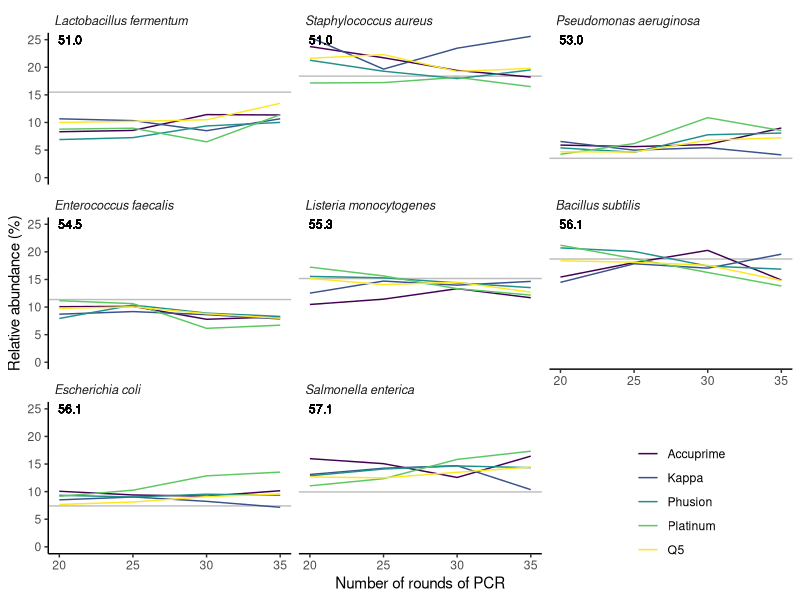
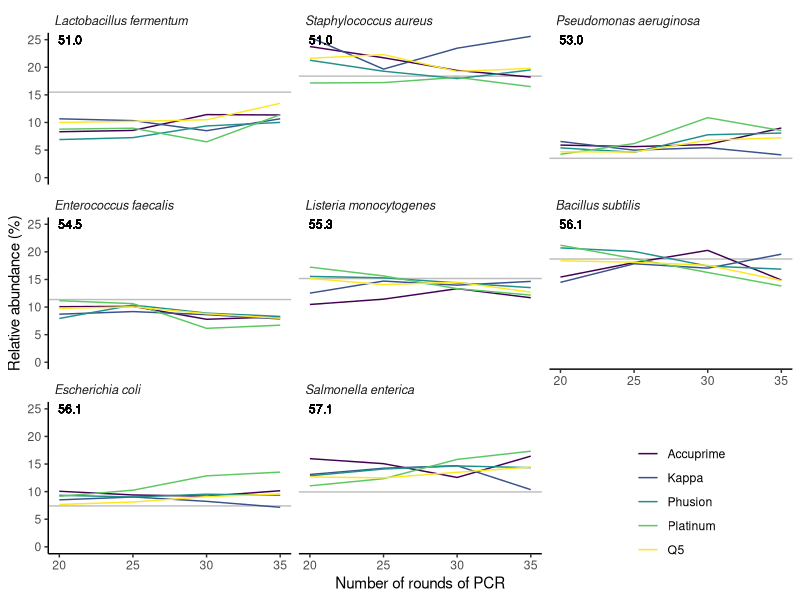

Write R code to recreate these figures, in order.
library(tidyverse)
library(viridis)

mock <- read_tsv("data/process/mock_bias_species.tsv")

species_order <- mock %>% arrange(percent_gc) %>% pull(species) %>% str_replace("_", " ") %>% unique

mock %>%
	mutate(species = factor(str_replace(species, "_", " "), levels=species_order),
				obs_rel_abund = 100 * obs_rel_abund,
				actual_rel_abund = 100 * actual_rel_abund,
				) %>%
	ggplot(aes(x=rounds, y=obs_rel_abund, group=polymerase, color=polymerase)) +
		facet_wrap(~species)+#, labeller = label_parsed) +
		geom_hline(aes(yintercept=actual_rel_abund), col="gray") +
		geom_line() +
		geom_text(aes(x=20.75, y=25, label=format(percent_gc, nsmall=1L)), size=3, color="black") +
		coord_cartesian(ylim=c(0,25), xlim=c(20,35)) +
		labs(y="Relative abundance (%)", x="Number of rounds of PCR") +
		scale_color_manual(name=NULL,
												breaks=c("ACC", "K", "PHU", "PL", "Q5"),
												labels=c("Accuprime", "Kappa", "Phusion", "Platinum", "Q5"),
												values=viridis(5)) +
		theme_classic() +
		theme(strip.text=element_text(face="italic"),
					strip.text.x=element_text(hjust=0, size=9),
					strip.background = element_rect(color = 'white', fill = 'white', size = 10),
					legend.position=c(0.85, 0.1))

ggsave("results/figures/species_bias.pdf", width=6.875, height=6)
